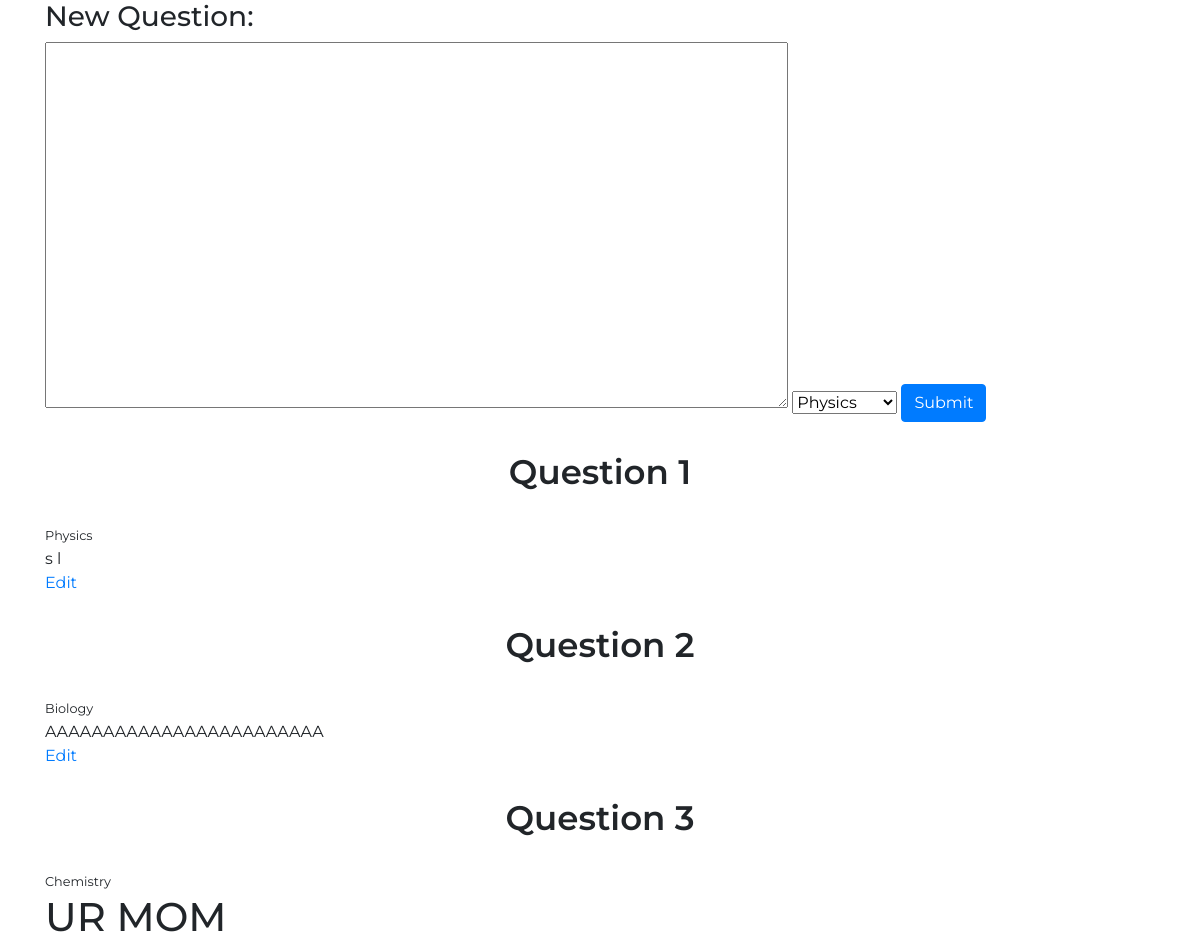
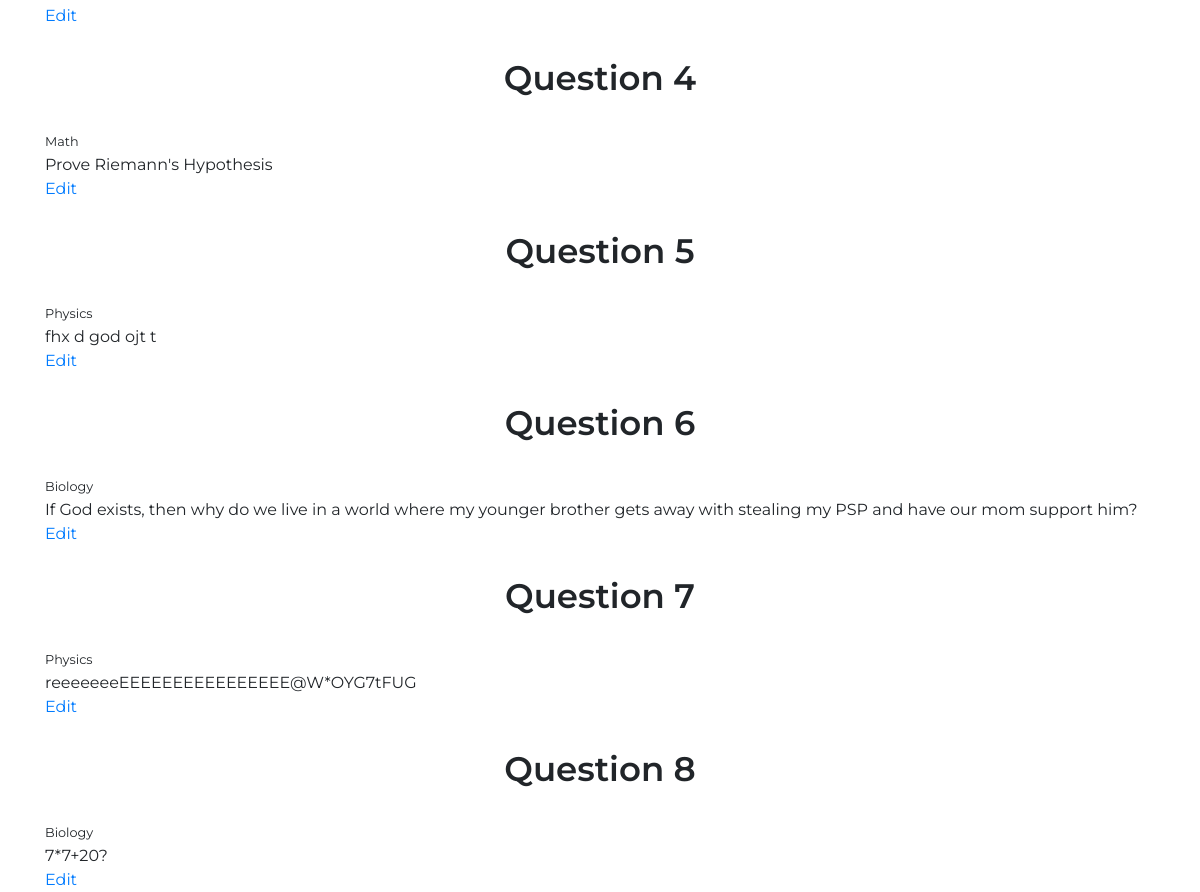
The page /question-portal/1 (signed in) on the database its author committed (2 pictures, top to bottom).
### examPortalApp/models.py (models this page shows)
class Question(models.Model):
    question_number = models.IntegerField(unique=True, null=False)
    question_html = models.CharField(max_length=1000)
    question_subject = models.CharField(max_length=15)

### examPortalApp/views.py (the view)
# urls.py: path('question-portal/<int:page>', views.question_making_page, name="questionportal"),
@login_required
def question_making_page(request, page=1):
    if request.user.username=="admin":
        q=Paginator(Question.objects.all().order_by("question_number"), 10)
        if page not in q.page_range:
            raise Http404
        return render(request, "examPortalApp/questionportal.html", {"questions": q.page(page), "page": page, "pagecount": q.num_pages})
    else:
        return HttpResponseRedirect(reverse("dashboard"))

### examPortalApp/templates/examPortalApp/questionportal.html (shortened to what this page needs)
{% load static %}
<!DOCTYPE html>
<html lang="en" dir="ltr">
<head>
  <link rel="stylesheet" href="https://stackpath.bootstrapcdn.com/bootstrap/4.4.1/css/bootstrap.min.css"
>
  <link href="{% static 'examPortalApp/css/styles.css' %}" rel="stylesheet">
</head>
<body>
  <div class="container">
    <div id="new-question">
      <h3>New Question: </h3>
      <form action="{%url 'post_question'%}" method="post" autocomplete="off">
        <textarea style="resize: both" name="content" rows="15" cols="80"></textarea>
        <select name="subject">
          <option value="Physics">Physics</option>
        </select>
        <input class="btn btn-primary" type="submit" value="Submit">
      </form>
    </div>
    <div id="questions">
      {% for question in questions%}
      <div class="question" id="question{{question.pk}}">
        <h2 class="question-heading" id="question-heading-{{question.pk}}">Question <span
            id="qnumber-{{question.pk}}">{{question.question_number}}</span></h2>
        <small class="question-subject" id="question-subject-{{question.pk}}">{{question.question_subject}}</small>
        <br>
        <div class="question-content" id="question-content-{{question.pk}}">
          {{question.question_html|safe}}
        </div>
        {% if user.username == "admin" %}
        <span data-active="0" class="edit"><a href="#" class="edit-link"
            onclick="toggleEditBox(this); return false;">Edit</a></span>
        {% endif %}
        <br>
      </div>
      {% empty %}
      <i>Looks like there aren't any questions here yet</i>
      {% endfor %}
    </div>
  </div>
</body>
</html>

### examPortalApp/static/examPortalApp/css/styles.css (style rules this page uses)
body { font-family: "Montserrat", sans-serif; }
h2 { font-family: "Montserrat", sans-serif; font-weight: 600; margin: 10px; font-size: 28px; }
h2 { text-align: center; padding: 20px; font-size: 34px; }

### rows shown on the page
Question: question_number "1", question_subject "Physics", question_html "s l"
Question: question_number "2", question_subject "Biology", question_html "AAAAAAAAAAAAAAAAAAAAAAAA"
Question: question_number "3", question_subject "Chemistry", question_html "UR MOM"
Question: question_number "4", question_subject "Math", question_html "Prove Riemann's Hypothesis"
Question: question_number "5", question_subject "Physics", question_html "fhx d god ojt t"
Question: question_number "6", question_subject "Biology", question_html "If God exists, then why do we live in a world where my younger brother gets away with stealing my PSP and have our mom support him?"
Question: question_number "7", question_subject "Physics", question_html "reeeeeeeEEEEEEEEEEEEEEEE@W*OYG7tFUG"
Question: question_number "8", question_subject "Biology", question_html "7*7+20?"
